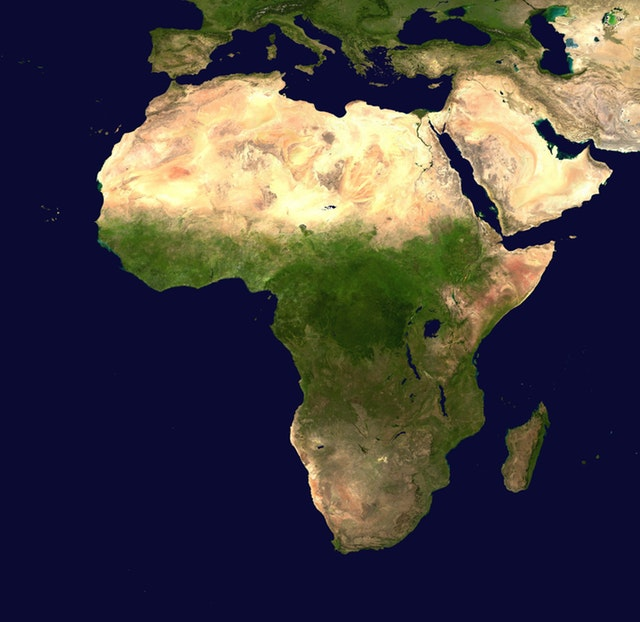
#> input picture contour/map.jpg, 640 x 622 px, found by its file name
$ python convex_hull.py
#> lines starting #> are read from the running program, lines starting #| are printed output that depends on the picture; after the words box and inside, x2 and y2 are one past the last pixel; in counts of white or black regions, pixels touching at a corner belong together

# here we have compared the thresh, blur, gray and normal versions of a map we have

import cv2
import numpy as np

img = cv2.imread("C:\PycharmProjects\Opencv\Kontur\map.jpg")
#> img is the input picture: shape (622, 640, 3); mean B, G, R 66.4, 64, 68.6

gray = cv2.cvtColor(img, cv2.COLOR_BGR2GRAY)
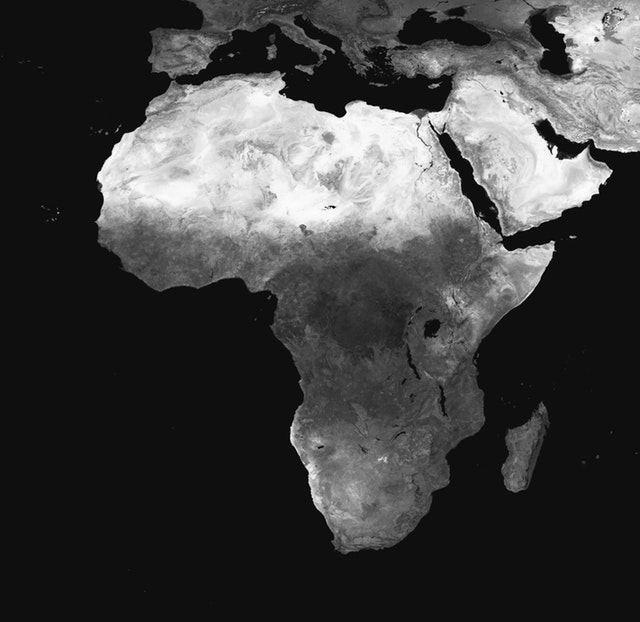
#> gray: shape (622, 640); min 1, max 253, mean 65.7
blur = cv2.blur(gray, (3,3))
ret,thresh = cv2.threshold(blur, 40, 225, cv2.THRESH_BINARY)
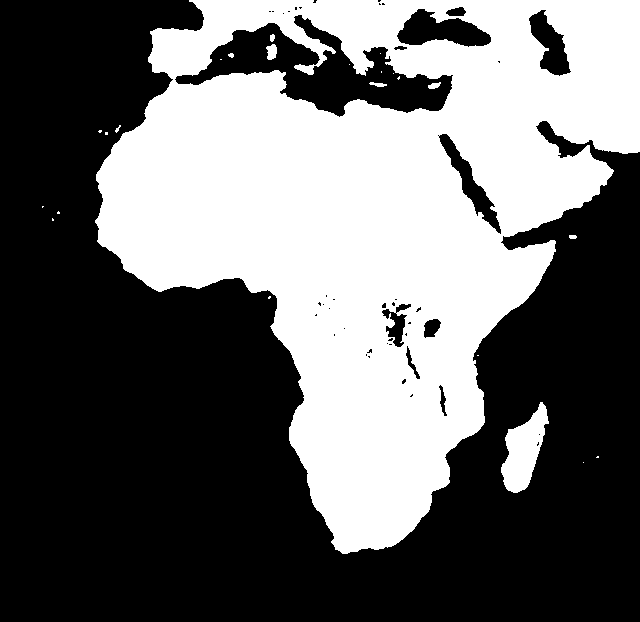
#> thresh: shape (622, 640); values 0 (black) and 225 (white), 41.2% white; 24 white regions (15 under 20 px), largest, box (x1, y1, x2, y2) and area: (95, 0, 640, 554) 161202, (501, 402, 549, 493) 2349, (266, 44, 277, 60) 131

cv2.imshow("original", img)
cv2.imshow("gray", gray)
cv2.imshow("blur", blur)
cv2.imshow("thresh", thresh)

cv2.waitKey(0)
cv2.destroyAllWindows()
